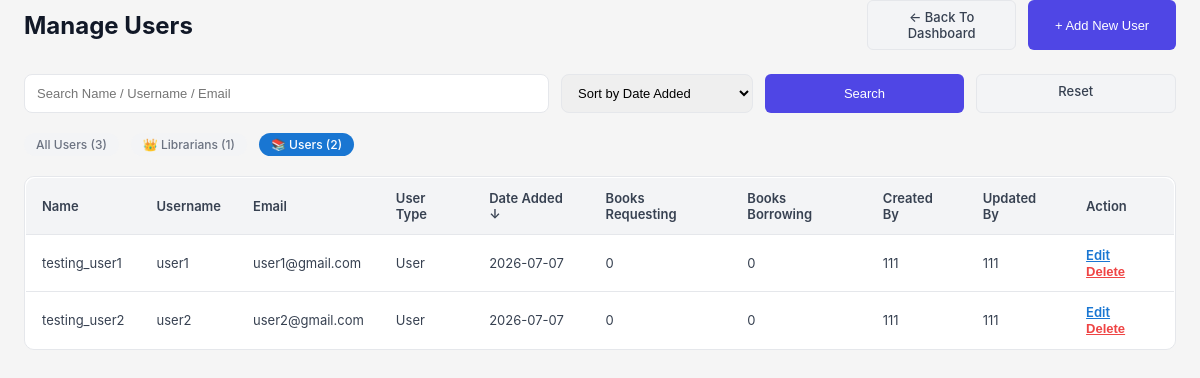
/manage_user.php?filter_type=3 (signed in), run on the app's committed database.
### tables this page shows
CREATE TABLE IF NOT EXISTS users (
  id                      INT AUTO_INCREMENT PRIMARY KEY,
  name                    VARCHAR(100)  NOT NULL,
  username                VARCHAR(50)   NOT NULL UNIQUE,
  email                   VARCHAR(100)  NOT NULL UNIQUE,
  password                CHAR(40)      NOT NULL,            
  user_type_id            INT           NOT NULL DEFAULT 2,
  member_since            DATE          DEFAULT NULL,
  membership_type_id      INT           NOT NULL DEFAULT 1,
  membership_start_date   DATETIME      DEFAULT NULL,
  membership_end_date     DATE          DEFAULT NULL,
  email_notif             TINYINT(1)    NOT NULL DEFAULT 1,
  last_login              TIMESTAMP     NULL DEFAULT NULL,
  created_at              TIMESTAMP     DEFAULT CURRENT_TIMESTAMP,
  created_by              INT           DEFAULT NULL,
  updated_at              TIMESTAMP     DEFAULT CURRENT_TIMESTAMP ON UPDATE CURRENT_TIMESTAMP,
  updated_by              INT           DEFAULT NULL,
  FOREIGN KEY (user_type_id) REFERENCES user_type(id) ON DELETE RESTRICT,
  FOREIGN KEY (membership_type_id) REFERENCES membership_type(id) ON DELETE RESTRICT,
  FOREIGN KEY (created_by) REFERENCES users(id) ON DELETE SET NULL,
  FOREIGN KEY (updated_by) REFERENCES users(id) ON DELETE SET NULL
);

CREATE TABLE IF NOT EXISTS user_type (
  id   INT AUTO_INCREMENT PRIMARY KEY,
  type VARCHAR(50) NOT NULL UNIQUE
);

### manage_user.php (the view, shortened to what this page needs)
<?php
$conn = new mysqli('localhost', 'root', '', 'lms_db');
$current_user_id = $_SESSION['user_id'] ?? 0;
$user_type_query = $conn->query("SELECT user_type_id FROM users WHERE id = $current_user_id");
$current_user_type = $user_type_query->fetch_assoc()['user_type_id'] ?? 3;
$is_admin = ($current_user_type == 1);
$search = isset($_GET['search']) ? $conn->real_escape_string($_GET['search']) : '';
$sort = isset($_GET['sort']) ? $conn->real_escape_string($_GET['sort']) : 'created_at';
$order = isset($_GET['order']) && strtolower($_GET['order']) === 'desc' ? 'DESC' : 'DESC';
$filter_type = isset($_GET['filter_type']) ? intval($_GET['filter_type']) : '';
if ($is_admin) {
    $where = ["users.user_type_id IN (2,3)"];
} else {
    $where = ["users.user_type_id = 3"];
}
if ($is_admin && $filter_type !== '' && in_array($filter_type, [2, 3])) {
    $where[] = "users.user_type_id = $filter_type";
}
$where_sql = count($where) ? 'WHERE ' . implode(' AND ', $where) : '';
if ($sort == 'created_at') {
    $order = 'DESC';
} elseif ($order != 'ASC' && $order != 'DESC') {
    $order = 'ASC';
}
$select = "SELECT users.*,
    (SELECT COUNT(*) FROM borrow_requests WHERE user_id=users.id AND book_status_id = 1) AS book_requesting,
    (SELECT COUNT(*) FROM borrow_requests WHERE user_id=users.id AND book_status_id = 2) AS book_borrowing,
    u1.username AS created_by_username,
    u2.username AS updated_by_username,
    user_type.type AS user_type
    FROM users
    LEFT JOIN user_type ON users.user_type_id = user_type.id
    LEFT JOIN users u1 ON u1.id = users.created_by
    LEFT JOIN users u2 ON u2.id = users.updated_by
    $where_sql";
if (in_array($sort, ['book_requesting','book_borrowing'])) {
    $select .= " ORDER BY $sort $order";
} elseif ($sort == 'created_at') {
    $select .= " ORDER BY users.created_at $order";
} elseif ($sort == 'created_by') {
    $select .= " ORDER BY u1.username $order";
} elseif ($sort == 'updated_by') {
    $select .= " ORDER BY u2.username $order";
} else {
    $select .= " ORDER BY users.$sort $order";
}
$users = $conn->query($select);
$total_librarians = 0;
$total_users = 0;
if ($is_admin) {
    $lib_count = $conn->query("SELECT COUNT(*) FROM users WHERE user_type_id = 2");
    $total_librarians = $lib_count->fetch_row()[0];
    $user_count = $conn->query("SELECT COUNT(*) FROM users WHERE user_type_id = 3");
    $total_users = $user_count->fetch_row()[0];
}
?>
<!DOCTYPE html>
<html>
<head>
    <link rel="stylesheet" href="style.css">
</head>
<body>
    <div class="main-content">
        <div style="display: flex; justify-content: space-between; align-items: center; margin-bottom: 24px;">
            <h2 style="font-size: 24px; font-weight: 700; color: #111827;">Manage Users</h2>
            <div style="display: flex; gap: 12px;">
                <a href="librarians_main.php" class="btn btn-secondary">← Back To Dashboard</a>
                <button type="button" onclick="document.getElementById('addUserModal').style.display='block'" class="btn btn-primary">+ Add New User</button>
            </div>
        </div>
        <div style="display: flex; flex-wrap: wrap; gap: 12px; margin-bottom: 20px;">
            <form method="get" id="filterForm" style="display: flex; gap: 12px; width: 100%;">
                <input type="text" name="search" id="searchInput" placeholder="Search Name / Username / Email" value="<?php echo htmlspecialchars($search); ?>" style="flex: 3; padding: 10px 12px; border: 1px solid #e5e7eb; border-radius: 8px; font-size: 13px;">
                <select name="sort" id="sortSelect" style="flex: 1; padding: 10px 12px; border: 1px solid #e5e7eb; border-radius: 8px; font-size: 13px;">
                    <option value="created_at" <?php echo $sort == 'created_at' ? 'selected' : ''; ?>>Sort by Date Added</option>
                </select>
                <button type="submit" class="btn btn-primary" style="flex: 1; white-space: nowrap;">Search</button>
                <a href="manage_user.php" class="btn btn-secondary" style="flex: 1; white-space: nowrap; text-align: center;">Reset</a>
            </form>
        </div>
        <?php if ($is_admin): ?>
        <div style="display: flex; gap: 12px; margin-bottom: 20px;">
            <a href="manage_user.php?<?php echo http_build_query(array_merge($_GET, ['filter_type' => ''])) ?>"
               class="filter-badge <?php echo $filter_type === '' ? 'active' : 'inactive'; ?>"
               style="text-decoration: none;">
                All Users (<?php echo $total_librarians + $total_users; ?>)
            </a>
            <a href="manage_user.php?<?php echo http_build_query(array_merge($_GET, ['filter_type' => 2])) ?>"
               class="filter-badge <?php echo $filter_type == 2 ? 'active' : 'inactive'; ?>"
               style="text-decoration: none;">
                👑 Librarians (<?php echo $total_librarians; ?>)
            </a>
            <a href="manage_user.php?<?php echo http_build_query(array_merge($_GET, ['filter_type' => 3])) ?>"
               class="filter-badge <?php echo $filter_type == 3 ? 'active' : 'inactive'; ?>"
               style="text-decoration: none;">
                📚 Users (<?php echo $total_users; ?>)
            </a>
        </div>
        <?php endif; ?>
        <div style="background: #ffffff; border: 1px solid #e5e7eb; border-radius: 10px; overflow: hidden;">
            <?php if ($users && $users->num_rows > 0): ?>
                <table class="user-table">
                    <thead>
                        <tr>
                            <th onclick="sortTable('name')">Name <?php echo $sort == 'name' ? ($order == 'ASC' ? '↑' : '↓') : ''; ?></th>
                            <th onclick="sortTable('username')">Username <?php echo $sort == 'username' ? ($order == 'ASC' ? '↑' : '↓') : ''; ?></th>
                            <th onclick="sortTable('email')">Email <?php echo $sort == 'email' ? ($order == 'ASC' ? '↑' : '↓') : ''; ?></th>
                            <th>User Type</th>
                            <th onclick="sortTable('created_at')">Date Added <?php echo $sort == 'created_at' ? '↓' : ''; ?></th>
                            <th onclick="sortTable('book_requesting')">Books Requesting <?php echo $sort == 'book_requesting' ? ($order == 'ASC' ? '↑' : '↓') : ''; ?></th>
                            <th onclick="sortTable('book_borrowing')">Books Borrowing <?php echo $sort == 'book_borrowing' ? ($order == 'ASC' ? '↑' : '↓') : ''; ?></th>
                            <th onclick="sortTable('created_by')">Created By <?php echo $sort == 'created_by' ? ($order == 'ASC' ? '↑' : '↓') : ''; ?></th>
                            <th onclick="sortTable('updated_by')">Updated By <?php echo $sort == 'updated_by' ? ($order == 'ASC' ? '↑' : '↓') : ''; ?></th>
                            <th>Action</th>
                        </tr>
                    </thead>
                    <tbody>
                        <?php while ($user = $users->fetch_assoc()): ?>
                            <?php if (isset($_GET['edit_id']) && $_GET['edit_id'] == $user['id']): ?>
                                <tr>
                                    <form method="POST" style="display: contents;">
                                        <input type="hidden" name="edit_id" value="<?php echo $user['id']; ?>">
                                        <td><input type="text" name="name" value="<?php echo htmlspecialchars($user['name']); ?>" required style="width: 100%; padding: 8px; border: 1px solid #e5e7eb; border-radius: 6px; font-size: 13px;"></td>
                                        <td><input type="text" name="username" value="<?php echo htmlspecialchars($user['username']); ?>" required style="width: 100%; padding: 8px; border: 1px solid #e5e7eb; border-radius: 6px; font-size: 13px;"></td>
                                        <td><input type="email" name="email" value="<?php echo htmlspecialchars($user['email']); ?>" required style="width: 100%; padding: 8px; border: 1px solid #e5e7eb; border-radius: 6px; font-size: 13px;"></td>
                                        <td>
                                            <?php if ($is_admin): ?>
                                                <select name="user_type_id" required style="width: 100%; padding: 8px; border: 1px solid #e5e7eb; border-radius: 6px; font-size: 13px;">
                                                    <option value="2" <?php echo $user['user_type_id'] == 2 ? 'selected' : ''; ?>>Librarian</option>
                                                    <option value="3" <?php echo $user['user_type_id'] == 3 ? 'selected' : ''; ?>>User</option>
                                                </select>
                                            <?php else: ?>
                                                <input type="text" value="<?php echo $user['user_type']; ?>" disabled style="width: 100%; padding: 8px; border: 1px solid #e5e7eb; border-radius: 6px; font-size: 13px; background: #f3f4f6;">
                                                <input type="hidden" name="user_type_id" value="<?php echo $user['user_type_id']; ?>">
                                            <?php endif; ?>
                                        </td>
                                        <td><?php echo date('Y-m-d', strtotime($user['created_at'])); ?></td>
                                        <td><?php echo $user['book_requesting']; ?></td>
                                        <td><?php echo $user['book_borrowing']; ?></td>
                                        <td><?php echo htmlspecialchars($user['created_by_username'] ?? 'System'); ?></td>
                                        <td><?php echo htmlspecialchars($user['updated_by_username'] ?? 'System'); ?></td>
                                        <td>
                                            <button type="submit" style="background: none; border: none; color: #1976d2; cursor: pointer; text-decoration: underline; font-size: 13px; font-weight: 600; padding: 0; margin-right: 8px;">Save</button>
                                            <a href="manage_user.php" style="color: #1976d2; text-decoration: underline; font-size: 13px; font-weight: 600;">Cancel</a>
                                        </td>
                                    </form>
                                </tr>
                            <?php else: ?>
                                <tr>
                                    <td><?php echo htmlspecialchars($user['name']); ?></td>
                                    <td><?php echo htmlspecialchars($user['username']); ?></td>
                                    <td><?php echo htmlspecialchars($user['email']); ?></td>
                                    <td><?php echo htmlspecialchars($user['user_type']); ?></td>
                                    <td><?php echo date('Y-m-d', strtotime($user['created_at'])); ?></td>
                                    <td><?php echo $user['book_requesting']; ?></td>
                                    <td><?php echo $user['book_borrowing']; ?></td>
                                    <td><?php echo htmlspecialchars($user['created_by_username'] ?? 'System'); ?></td>
                                    <td><?php echo htmlspecialchars($user['updated_by_username'] ?? 'System'); ?></td>
                                    <td>
                                        <a href="manage_user.php?edit_id=<?php echo $user['id']; ?>&<?php echo http_build_query($_GET); ?>" style="color: #1976d2; text-decoration: underline; font-size: 13px; font-weight: 600; margin-right: 8px;">Edit</a>
                                        <form method="get" action="" style="display: inline;" onsubmit="return confirm('Are you sure you want to delete this user?');">
                                            <button type="submit" style="background: none; border: none; color: #ef4444; cursor: pointer; text-decoration: underline; font-size: 13px; font-weight: 600; padding: 0;">Delete</button>
                                        </form>
                                     </td>
                                </tr>
                            <?php endif; ?>
                        <?php endwhile; ?>
                    </tbody>
                </table>
            <?php else: ?>
                <p style="color: #6b7280; text-align: center; padding: 40px;">No users found.</p>
            <?php endif; ?>
        </div>
    </div>
</body>
</html>

### data on the page
users: name "testing_user1", username "user1", email "user1@gmail.com", user_type.type "User", created_at "2026-07-07", book_requesting "0", book_borrowing "0", created_by.username "111"
users: name "testing_user2", username "user2", email "user2@gmail.com", user_type.type "User", created_at "2026-07-07", book_requesting "0", book_borrowing "0", created_by.username "111"

### other printed values
$total_librarians + $total_users "3"
$total_librarians "1"
$total_users "2"
